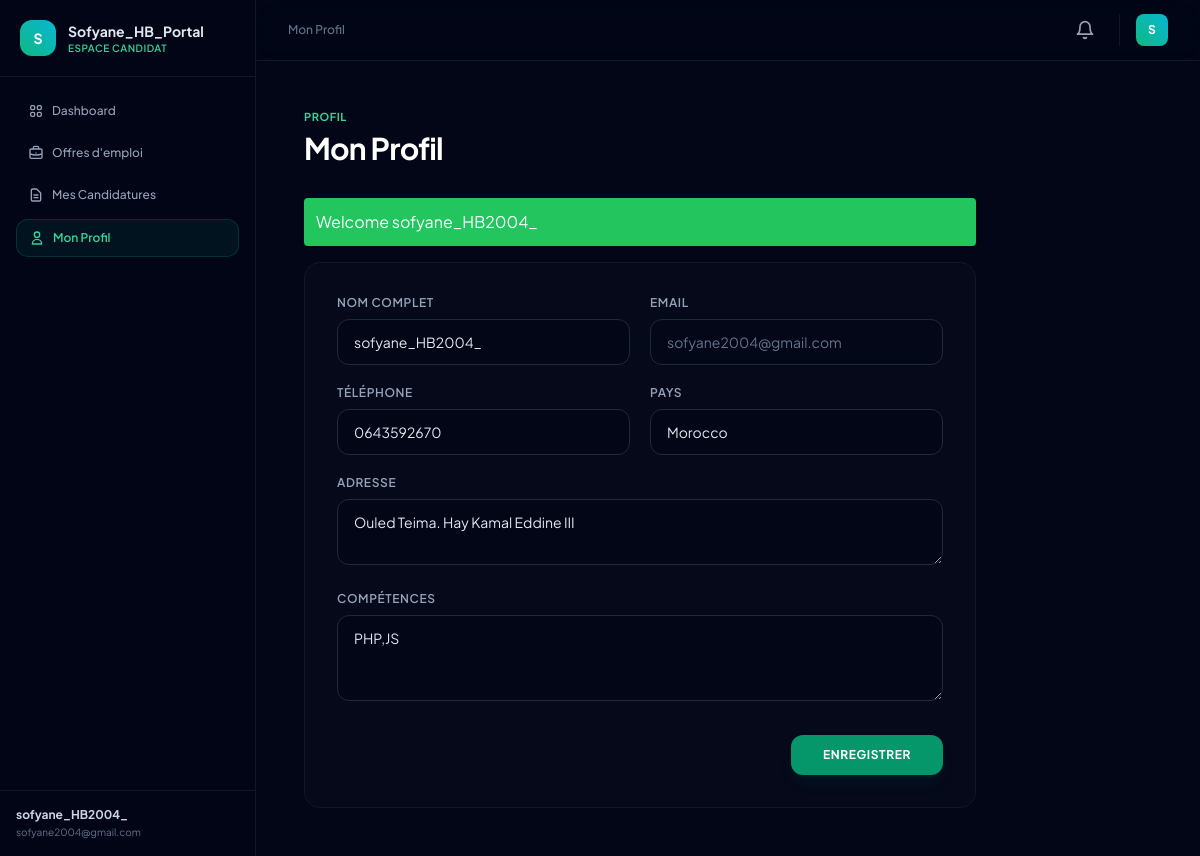
/candidate/profile.php (signed in), run on the app's committed database.
### tables this page shows
CREATE TABLE `users` (
  `id` int(11) NOT NULL,
  `full_name` varchar(100) DEFAULT NULL,
  `email` varchar(150) DEFAULT NULL,
  `password` varchar(255) DEFAULT NULL,
  `google_id` varchar(255) DEFAULT NULL,
  `phone` varchar(50) DEFAULT NULL,
  `address` text DEFAULT NULL,
  `country` varchar(100) DEFAULT NULL,
  `skills` text DEFAULT NULL,
  `created_at` timestamp NOT NULL DEFAULT current_timestamp(),
  `role` enum('candidate','company','admin') DEFAULT 'candidate'
);

### candidate/profile.php (the view, shortened to what this page needs)
<?php
require_once "../config/db.php";
require_once "../includes/functions.php";
$user_id = $_SESSION['user_id'];
$stmt = $pdo->prepare("SELECT full_name, email, phone, address, country, skills FROM users WHERE id = ? LIMIT 1");
$stmt->execute([$user_id]);
$user = $stmt->fetch(PDO::FETCH_ASSOC) ?: ['full_name' => '', 'email' => '', 'phone' => '', 'address' => '', 'country' => '', 'skills' => ''];
?>
<!DOCTYPE html>
<html lang="fr">
<head>
    <script src="https://cdn.tailwindcss.com"></script>
</head>
<body class="flex bg-slate-950 text-slate-100 min-h-screen">
    <aside class="w-64 border-r border-slate-900 bg-slate-950/40 h-screen fixed flex flex-col justify-between z-40">
        <div>
            <div class="p-5 flex items-center gap-3 border-b border-slate-900">
                <div class="w-9 h-9 bg-gradient-to-tr from-emerald-500 to-cyan-500 text-white flex items-center justify-center font-bold text-sm rounded-xl">
                    <?= strtoupper(substr($user['full_name'], 0, 1)) ?>
                </div>
                <div>
                    <div class="font-bold text-sm text-slate-200">Sofyane_HB_Portal</div>
                    <div class="text-[10px] text-emerald-400 font-semibold uppercase tracking-wider">Espace Candidat</div>
                </div>
            </div>
            <nav class="p-4 space-y-1.5 text-xs font-medium">
                <a href="dashboard.php" class="flex items-center px-3 py-2.5 text-slate-400 hover:text-slate-200 hover:bg-slate-900/40 rounded-xl transition">
                    Dashboard
                </a>
                <a href="../jobs/index.php" class="flex items-center px-3 py-2.5 text-slate-400 hover:text-slate-200 hover:bg-slate-900/40 rounded-xl transition">
                    Offres d'emploi
                </a>
                <a href="applications.php" class="flex items-center px-3 py-2.5 text-slate-400 hover:text-slate-200 hover:bg-slate-900/40 rounded-xl transition">
                    <svg class="w-4 h-4 mr-2" fill="none" stroke="currentColor" viewBox="0 0 24 24"><path stroke-linecap="round" stroke-linejoin="round" stroke-width="2" d="M9 12h6m-6 4h6m2 5H7a2 2 0 01-2-2V5a2 2 0 012-2h5.586a1 1 0 01.707.293l5.414 5.414a1 1 0 01.293.707V19a2 2 0 01-2 2z"/></svg>
                    Mes Candidatures
                </a>
                <a href="profile.php" class="flex items-center px-3 py-2.5 bg-emerald-600/10 border border-emerald-500/20 text-emerald-400 rounded-xl font-semibold">
                    <svg class="w-4 h-4 mr-2" fill="none" stroke="currentColor" viewBox="0 0 24 24"><path stroke-linecap="round" stroke-linejoin="round" stroke-width="2" d="M16 7a4 4 0 11-8 0 4 4 0 018 0zM12 14a7 7 0 00-7 7h14a7 7 0 00-7-7z"/></svg>
                    Mon Profil
                </a>
            </nav>
        </div>
        <div class="p-4 border-t border-slate-900">
            <div class="text-xs font-bold text-slate-300 truncate"><?= htmlspecialchars($user['full_name']) ?></div>
            <div class="text-[10px] text-slate-500 truncate mt-0.5"><?= htmlspecialchars($user['email']) ?></div>
        </div>
    </aside>
    <main class="ml-64 flex-1">
        <nav class="border-b border-slate-900 bg-slate-950/40 backdrop-blur-md sticky top-0 z-30">
            <div class="flex items-center justify-between px-8 py-3">
                <div class="text-xs text-slate-500 font-medium">Mon Profil</div>
                <div class="flex items-center gap-4">
                    <a href="dashboard.php" class="relative p-2 text-slate-400 hover:text-slate-200 transition rounded-lg hover:bg-slate-900/40">
                        <svg xmlns="http://www.w3.org/2000/svg" width="20" height="20" viewBox="0 0 24 24" fill="none" stroke="currentColor" stroke-width="2" stroke-linecap="round" stroke-linejoin="round">
                            <path d="M6 8a6 6 0 0 1 12 0c0 7 3 9 3 9H3s3-2 3-9"></path>
                            <path d="M10.3 21a1.94 1.94 0 0 0 3.4 0"></path>
                        </svg>
                    </a>
                    <div class="flex items-center gap-2 pl-4 border-l border-slate-900">
                        <div class="w-8 h-8 bg-gradient-to-tr from-emerald-500 to-cyan-500 text-white flex items-center justify-center font-bold text-xs rounded-lg">
                            <?= strtoupper(substr($user['full_name'], 0, 1)) ?>
                        </div>
                    </div>
                </div>
            </div>
        </nav>
        <div class="p-8 md:p-12 max-w-3xl">
            <div class="mb-8">
                <div class="text-[11px] font-bold uppercase tracking-wider text-emerald-400 mb-1">Profil</div>
                <h1 class="text-2xl md:text-3xl font-bold tracking-tight text-white">Mon Profil</h1>
            </div>
            <div class="bg-slate-900/20 border border-slate-900 rounded-2xl p-6 md:p-8">
                <form method="POST" action="update_profile.php" class="space-y-5">
                    <div class="grid grid-cols-1 md:grid-cols-2 gap-5">
                        <div>
                            <label class="block text-xs font-semibold uppercase tracking-wider text-slate-400 mb-2">Nom complet</label>
                            <input type="text" name="full_name" value="<?= htmlspecialchars($user['full_name']) ?>" class="w-full bg-slate-950 border border-slate-800 rounded-xl px-4 py-3 text-sm text-slate-200 focus:border-emerald-500 transition">
                        </div>
                        <div>
                            <label class="block text-xs font-semibold uppercase tracking-wider text-slate-400 mb-2">Email</label>
                            <input type="email" value="<?= htmlspecialchars($user['email']) ?>" disabled class="w-full bg-slate-950/50 border border-slate-800 rounded-xl px-4 py-3 text-sm text-slate-500 cursor-not-allowed">
                        </div>
                    </div>
                    <div class="grid grid-cols-1 md:grid-cols-2 gap-5">
                        <div>
                            <label class="block text-xs font-semibold uppercase tracking-wider text-slate-400 mb-2">Téléphone</label>
                            <input type="text" name="phone" value="<?= htmlspecialchars($user['phone'] ?? '') ?>" class="w-full bg-slate-950 border border-slate-800 rounded-xl px-4 py-3 text-sm text-slate-200 focus:border-emerald-500 transition">
                        </div>
                        <div>
                            <label class="block text-xs font-semibold uppercase tracking-wider text-slate-400 mb-2">Pays</label>
                            <input type="text" name="country" value="<?= htmlspecialchars($user['country'] ?? '') ?>" class="w-full bg-slate-950 border border-slate-800 rounded-xl px-4 py-3 text-sm text-slate-200 focus:border-emerald-500 transition">
                        </div>
                    </div>
                    <div>
                        <label class="block text-xs font-semibold uppercase tracking-wider text-slate-400 mb-2">Adresse</label>
                        <textarea name="address" rows="2" class="w-full bg-slate-950 border border-slate-800 rounded-xl px-4 py-3 text-sm text-slate-200 focus:border-emerald-500 transition"><?= htmlspecialchars($user['address'] ?? '') ?></textarea>
                    </div>
                    <div>
                        <label class="block text-xs font-semibold uppercase tracking-wider text-slate-400 mb-2">Compétences</label>
                        <textarea name="skills" rows="3" class="w-full bg-slate-950 border border-slate-800 rounded-xl px-4 py-3 text-sm text-slate-200 focus:border-emerald-500 transition"><?= htmlspecialchars($user['skills'] ?? '') ?></textarea>
                    </div>
                    <div class="flex justify-end pt-2">
                        <button type="submit" class="bg-emerald-600 hover:bg-emerald-500 text-white px-8 py-3 rounded-xl text-xs font-bold uppercase tracking-wider transition shadow-lg shadow-emerald-600/10">
                            Enregistrer
                        </button>
                    </div>
                </form>
            </div>
        </div>
    </main>
</body>
</html>

### candidate/profile.php (style rules this page uses)
body { font-family: 'Plus Jakarta Sans', sans-serif; }

### data on the page
users: full_name "S", full_name "sofyane_HB2004_", email "sofyane2004@gmail.com", phone "0643592670", country "Morocco", address "Ouled Teima. Hay Kamal Eddine III", skills "PHP,JS"

### other printed values
$flash['message'] "Welcome sofyane_HB2004_"
